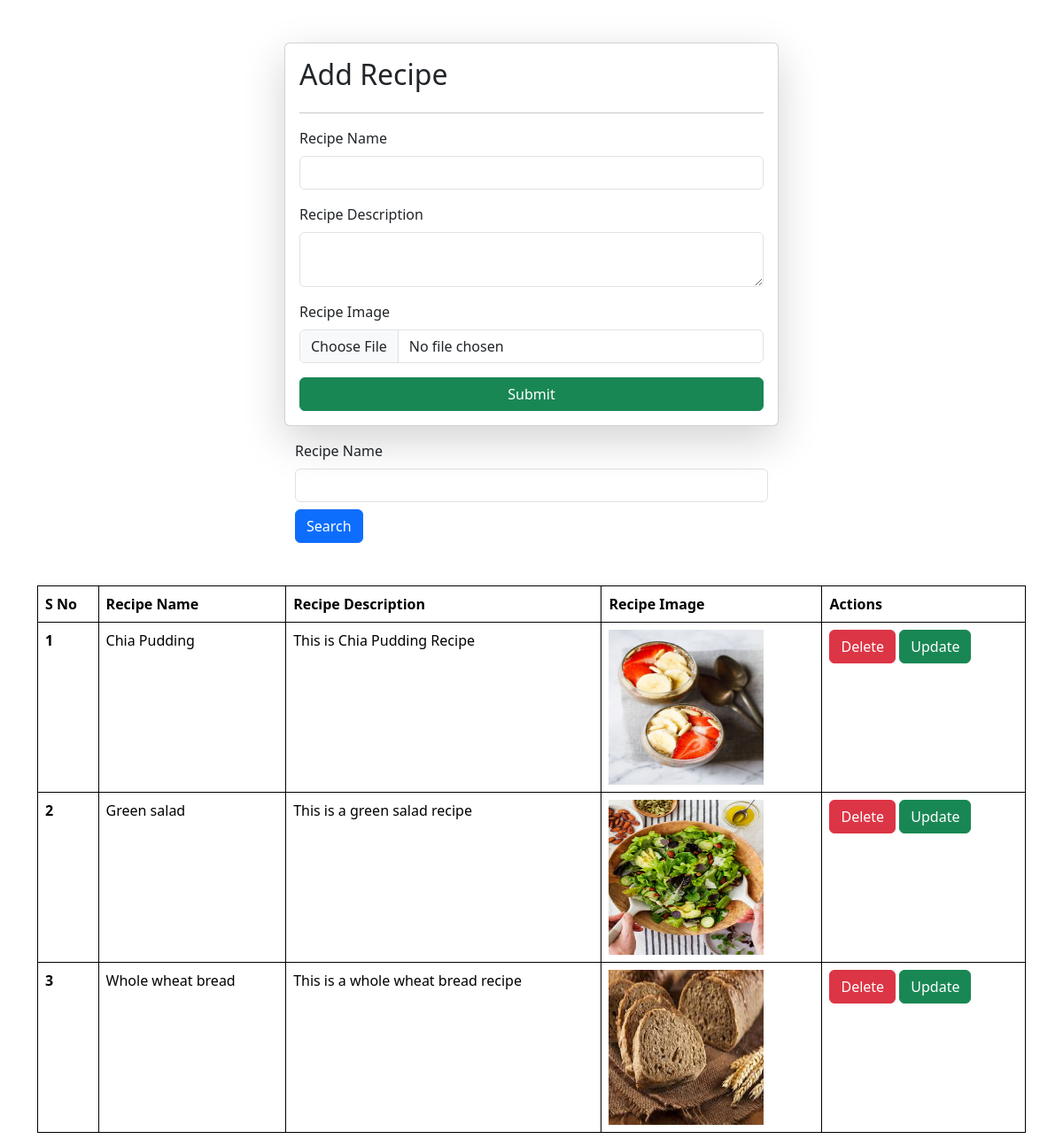
The page / on the database its author committed.
### recipe_app/models.py (models this page shows)
class Recipe(models.Model):
    recipe_name = models.CharField(max_length=100)
    recipe_description = models.TextField()
    recipe_image = models.ImageField(upload_to="rejipiz")

### recipe_app/views.py (the view, shortened to what this page needs)
# urls.py: 2. Add a URL to urlpatterns:  path('', views.home, name='home')
def home(request):
    queryset = Recipe.objects.all()
    if request.GET.get("search"):
        queryset = queryset.filter(recipe_name__icontains=request.GET.get("search"))
    context = {"recipex": queryset}
    return render(request, "homepage.html", context)

### recipe_app/templates/homepage.html (shortened to what this page needs)
{% extends 'base.html' %}
{% block start %}
<div class="container">
    <form class="col-6 mx-auto mt-5 card p-3 shadow-lg" method="post" enctype="multipart/form-data">
        <h2>Add Recipe</h2>
        <hr>
        <div class="mb-3">
          <label for="exampleInputEmail1" class="form-label">Recipe Name</label>
          <input name="recipe_name" type="text" class="form-control" >
        </div>
        <div class="mb-3">
          <label for="exampleInputPassword1" class="form-label">Recipe Description</label>
          <textarea name="recipe_description" type="text" class="form-control"> </textarea>
        </div>
        <div class="mb-3">
            <label class="form-label" >Recipe Image</label>
            <input name="recipe_image" class="form-control" type="file" id="">
        </div>
        <button type="submit" class="btn btn-success">Submit</button>
      </form>
      <form action="">
        <div class="container col-6 mt-3">
            <div class="mb-3">
                <label for="exampleInputEmail1" class="form-label">Recipe Name</label>
                <input name="search" type="text" class="form-control" >
                <button class="btn btn-primary mt-2">Search</button>
              </div>
        </div>
      </form>
      <table class="table mt-5">
        <thead>
          <tr>
            <th scope="col">S No</th>
            <th scope="col">Recipe Name</th>
            <th scope="col">Recipe Description</th>
            <th scope="col">Recipe Image</th>
            <th scope="col">Actions</th>
          </tr>
        </thead>
        <tbody>
            {% for reci in recipex%}
          <tr>
            <th scope="row">{{forloop.counter}}</th>
            <td>{{reci.recipe_name}}</td>
            <td>{{reci.recipe_description}}</td>
            <td>
                <img src="/media/{{reci.recipe_image}}" style="height: 175px; width: 175px;" alt="">
            </td>
            <td>
                <a href="delete-recipe/{{reci.id}}" class="btn btn-danger">Delete</a>
                <a href="update-recipe/{{reci.id}}" class="btn btn-success">Update</a>
            </td>
          </tr>
          {% endfor %}
        </tbody>
      </table>
</div>
{% endblock %}

### recipe_app/templates/base.html (shortened to what this page needs)
<!DOCTYPE html>
<html lang="en">
<head>
    <link href="https://cdn.jsdelivr.net/npm/bootstrap@5.3.3/dist/css/bootstrap.min.css" rel="stylesheet">
</head>
<body>
    {% block start %}
    {% endblock %}
</body>
</html>

### recipe_app/templates/base.html (style rules this page uses)
tr, td, th { border: 1px solid black; }

### rows shown on the page
Recipe: recipe_name "Chia Pudding", recipe_description "This is Chia Pudding Recipe", recipe_image (picture)
Recipe: recipe_name "Green salad", recipe_description "This is a green salad recipe", recipe_image (picture)
Recipe: recipe_name "Whole wheat bread", recipe_description "This is a whole wheat bread recipe", recipe_image (picture)
